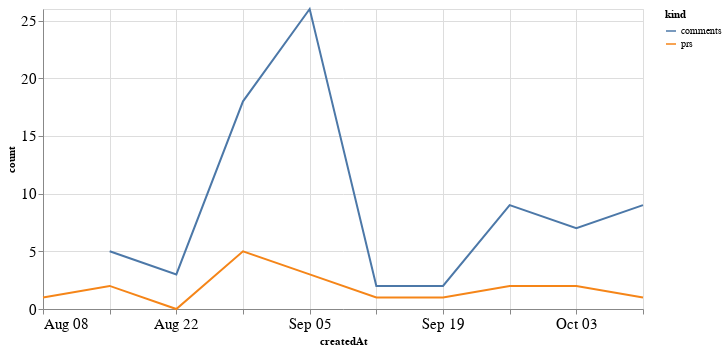

Notebook cell for this chart:
### Code cell
alt.Chart(total_time, width=600).mark_line().encode(
    x='createdAt',
    y='count',
    color='kind'
)

### Figure 1 — Vega-Lite specification as saved in the notebook (floating-point values rounded to 4 significant figures)
{"config": {"axisLeft": {"labelFontSize": 15}, "axisBottom": {"labelFontSize": 15}}, "data": {"name": "data-5c41f78d240f11cd37c4db48965549c6"}, "mark": "line", "encoding": {"color": {"type": "nominal", "field": "kind"}, "x": {"type": "temporal", "field": "createdAt"}, "y": {"type": "quantitative", "field": "count"}}, "width": 600, "$schema": "https://vega.github.io/schema/vega-lite/v4.8.1.json", "datasets": {"data-5c41f78d240f11cd37c4db48965549c6": [{"createdAt": "2021-08-08T00:00:00", "kind": "prs", "count": 1.0}, {"createdAt": "2021-08-15T00:00:00", "kind": "prs", "count": 2.0}, {"createdAt": "2021-08-22T00:00:00", "kind": "prs", "count": 0.0}, {"createdAt": "2021-08-29T00:00:00", "kind": "prs", "count": 5.0}, {"createdAt": "2021-09-05T00:00:00", "kind": "prs", "count": 3.0}, {"createdAt": "2021-09-12T00:00:00", "kind": "prs", "count": 1.0}, {"createdAt": "2021-09-19T00:00:00", "kind": "prs", "count": 1.0}, {"createdAt": "2021-09-26T00:00:00", "kind": "prs", "count": 2.0}, {"createdAt": "2021-10-03T00:00:00", "kind": "prs", "count": 2.0}, {"createdAt": "2021-10-10T00:00:00", "kind": "prs", "count": 1.0}, {"createdAt": "2021-08-08T00:00:00", "kind": "comments", "count": null}, {"createdAt": "2021-08-15T00:00:00", "kind": "comments", "count": 5.0}, {"createdAt": "2021-08-22T00:00:00", "kind": "comments", "count": 3.0}, {"createdAt": "2021-08-29T00:00:00", "kind": "comments", "count": 18.0}, {"createdAt": "2021-09-05T00:00:00", "kind": "comments", "count": 26.0}, {"createdAt": "2021-09-12T00:00:00", "kind": "comments", "count": 2.0}, {"createdAt": "2021-09-19T00:00:00", "kind": "comments", "count": 2.0}, {"createdAt": "2021-09-26T00:00:00", "kind": "comments", "count": 9.0}, {"createdAt": "2021-10-03T00:00:00", "kind": "comments", "count": 7.0}, {"createdAt": "2021-10-10T00:00:00", "kind": "comments", "count": 9.0}]}}
